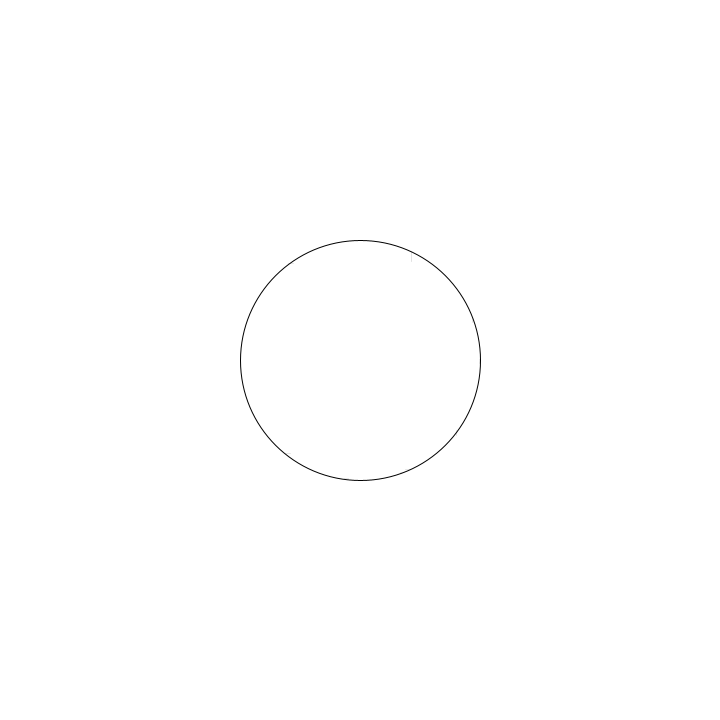
Frame 1 (no input)
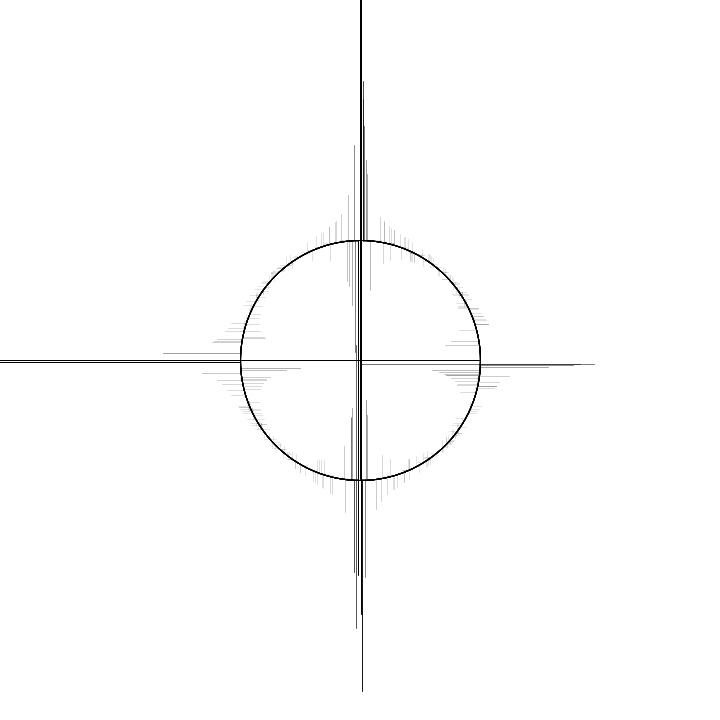
Frame 60 (the mouse pressed at the canvas centre just before this capture)
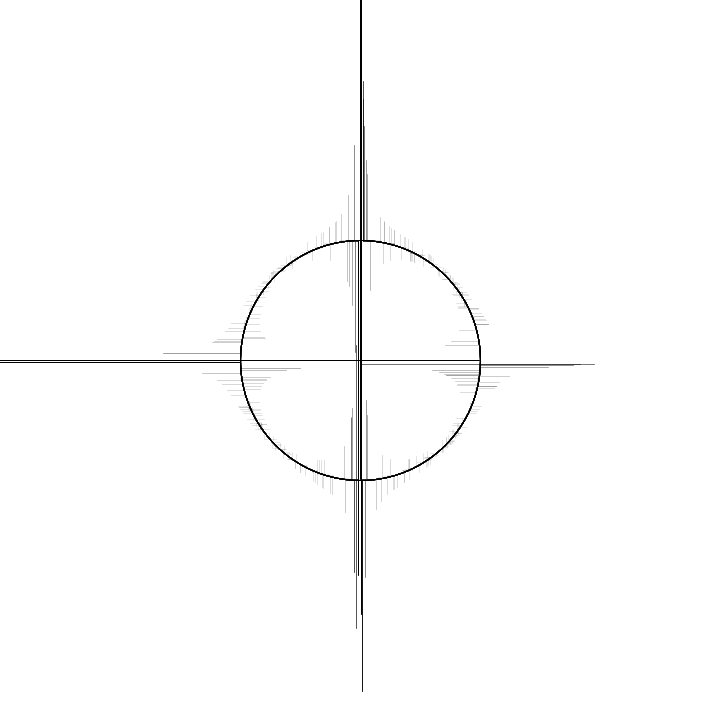
Frame 120 (the mouse held since frame 60 and released just before this capture)

The Processing sketch that drew these frames (run headless with seeded random() and noise(); from frame 60 on, the mouse is pressed at the canvas centre):

// Processing sketch: trigo
// ── trigo.pde
float angle;
int radius;

void setup() {
	size(720,720);
	radius = width/3;
	
	background(255,255,255);
}

void draw() {
	noFill();
	ellipse(width/2,height/2,radius,radius);
	fill(255,255,255);
	if(mousePressed == false) {
		for(int i = 0; i<=8;i++) {
			angle = random(0,359);
			float posx = width/2 + radius/2 * cos(angle);
			float posy = width/2 + radius/2 * sin(angle);

			// println(Math.abs(height/2-radius/2));
			float[] choix = {0,90,180,270};


			float length = 50;
			// println(height/2+radius/2);

			float angle2=choix[(int) random(choix.length)];
			if(angle2==0 || angle2==180) length = 50/((Math.abs(width/2-posy)/10));
			if(angle2==90 || angle2==270) length = 50/((Math.abs(width/2-posx)/10));

			
			// if(posy<height/2) angle2=270;
			// if(posy>height/2) angle2=90;

			//float length = 50/((Math.abs(width/2-posx)/10));
			stroke(0,(int) length+20);
			float px = posx + length*cos(radians(angle2));
			float py = posy + length*sin(radians(angle2));
			line(posx,posy,px,py);
		}
		
	}
}

void mousePressed() {
	//background(255,255,255);
}

void keyReleased() {
	if(key == 'r'){
		background(255,255,255);
	}
	
}
